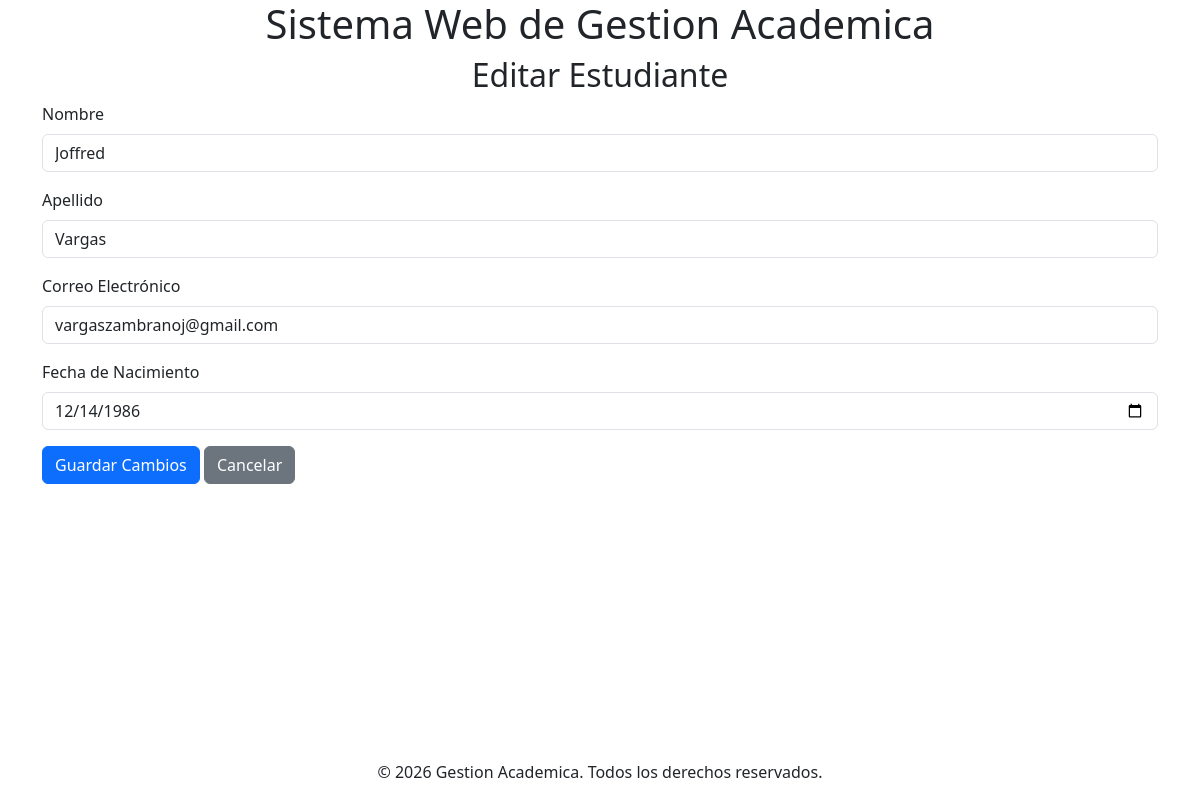
Before: /students/edit/1/ with the older database file.
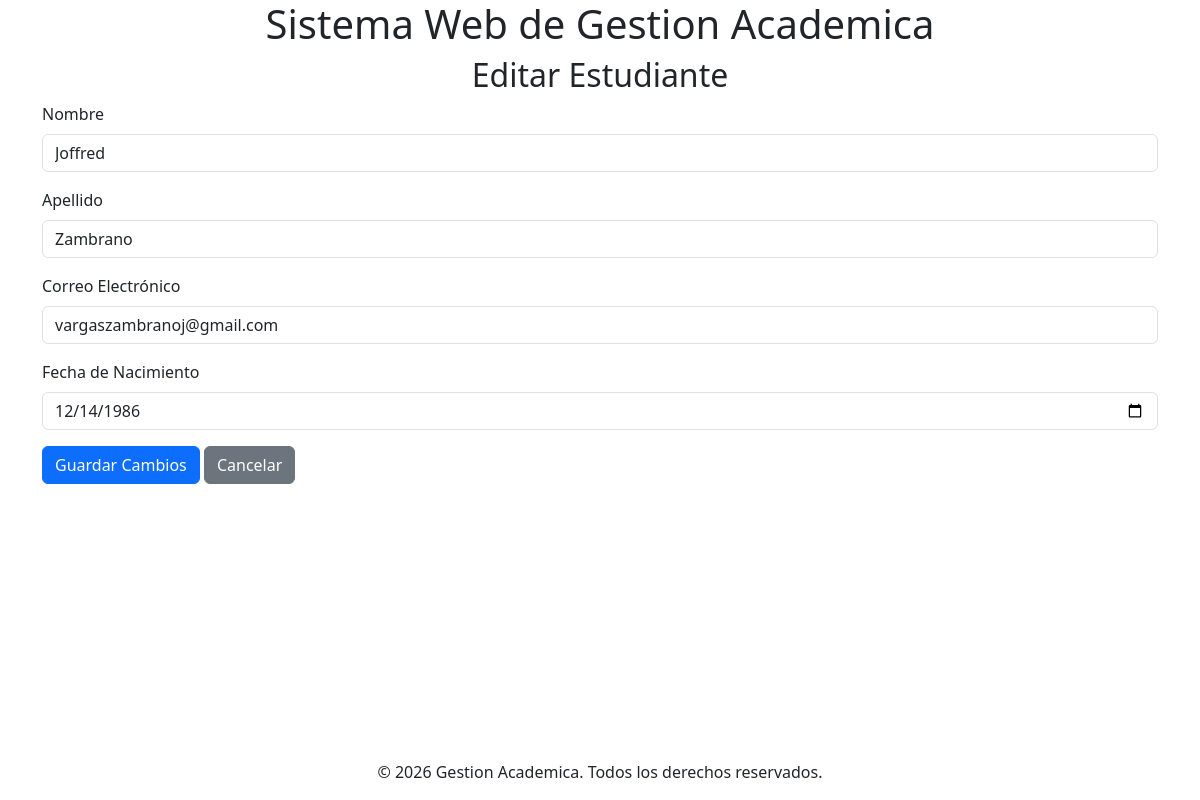
After: the same page with the newer database file.
### apps/students/models.py (models this page shows, shortened)
class Student(models.Model):
    first_name = models.CharField(max_length=80)
    last_name = models.CharField(max_length=80)
    email = models.EmailField(unique=True)
    birth_date = models.DateField()

### apps/students/views.py (the view)
# urls.py: path('edit/<int:student_id>/', views.edit, name='edit_student'),
def edit(requests, student_id):
    student = get_object_or_404(Student, id=student_id)
    return render(requests, 'student/edit.html', {'student': student})

### templates/student/edit.html (shortened to what this page needs)
{% extends 'base.html' %}
{% block content %}
<div class="container">
    <h2 class="text-center">Editar Estudiante</h2>
    <form method="POST" action="{% url 'update_student' student.id %}">
        <div class="mb-3">
            <label for="first_name" class="form-label">Nombre</label>
            <input type="text" class="form-control" id="first_name" name="first_name" value="{{ student.first_name }}"
                required>
        </div>
        <div class="mb-3">
            <label for="last_name" class="form-label">Apellido</label>
            <input type="text" class="form-control" id="last_name" name="last_name" value="{{ student.last_name }}"
                required>
        </div>
        <div class="mb-3">
            <label for="email" class="form-label">Correo Electrónico</label>
            <input type="email" class="form-control" id="email" name="email" value="{{ student.email }}" required>
        </div>
        <div class="mb-3">
            <label for="birth_date" class="form-label">Fecha de Nacimiento</label>
            <input type="date" class="form-control" id="birth_date" name="birth_date"
                value="{{ student.birth_date|date:'Y-m-d' }}" required>
        </div>
        <button type="submit" class="btn btn-primary">Guardar Cambios</button>
        <a href="{% url 'student_list' %}" class="btn btn-secondary">Cancelar</a>
    </form>
</div>
{% endblock %}

Changed rows visible on the page:
changed Student "Joffred": last_name "Vargas" → "Zambrano"
